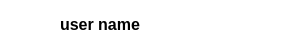
<?xml version="1.0" encoding="UTF-8"?>
<ui version="4.0">
 <class>widget_user</class>
 <widget class="QWidget" name="widget_user">
  <property name="geometry">
   <rect>
    <x>0</x>
    <y>0</y>
    <width>291</width>
    <height>53</height>
   </rect>
  </property>
  <property name="windowTitle">
   <string>Form</string>
  </property>
  <property name="styleSheet">
   <string notr="true">background-image: url();
background-color: rgb(255, 255, 255);</string>
  </property>
  <widget class="QLabel" name="label">
   <property name="geometry">
    <rect>
     <x>10</x>
     <y>10</y>
     <width>41</width>
     <height>31</height>
    </rect>
   </property>
   <property name="styleSheet">
    <string notr="true">background-image: url(:/new/prefix1/user.png);
background-color: rgb();</string>
   </property>
   <property name="text">
    <string/>
   </property>
  </widget>
  <widget class="QLabel" name="label_username">
   <property name="geometry">
    <rect>
     <x>60</x>
     <y>9</y>
     <width>211</width>
     <height>31</height>
    </rect>
   </property>
   <property name="font">
    <font>
     <pointsize>12</pointsize>
     <bold>true</bold>
    </font>
   </property>
   <property name="styleSheet">
    <string notr="true">background-color: rgb();</string>
   </property>
   <property name="text">
    <string>user name</string>
   </property>
  </widget>
 </widget>
 <resources/>
 <connections/>
</ui>
